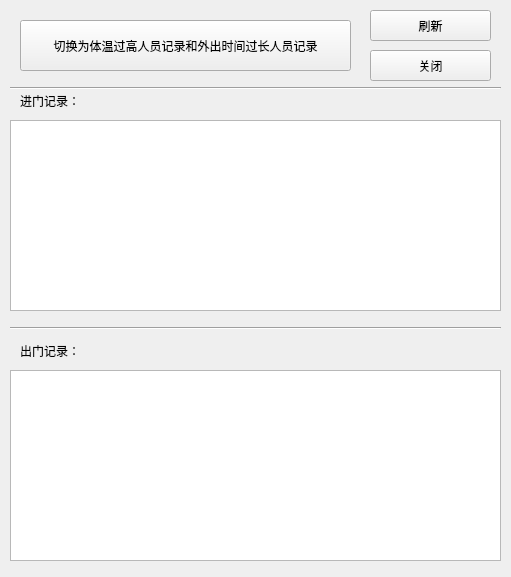
<?xml version="1.0" encoding="UTF-8"?>
<ui version="4.0">
 <class>DatabaseWidget</class>
 <widget class="QWidget" name="DatabaseWidget">
  <property name="geometry">
   <rect>
    <x>0</x>
    <y>0</y>
    <width>511</width>
    <height>577</height>
   </rect>
  </property>
  <property name="windowTitle">
   <string>Form</string>
  </property>
  <widget class="QTableView" name="tableView1">
   <property name="geometry">
    <rect>
     <x>10</x>
     <y>120</y>
     <width>491</width>
     <height>191</height>
    </rect>
   </property>
  </widget>
  <widget class="QTableView" name="tableView2">
   <property name="geometry">
    <rect>
     <x>10</x>
     <y>370</y>
     <width>491</width>
     <height>191</height>
    </rect>
   </property>
  </widget>
  <widget class="Line" name="line">
   <property name="geometry">
    <rect>
     <x>10</x>
     <y>320</y>
     <width>491</width>
     <height>16</height>
    </rect>
   </property>
   <property name="orientation">
    <enum>Qt::Horizontal</enum>
   </property>
  </widget>
  <widget class="QLabel" name="label2">
   <property name="geometry">
    <rect>
     <x>20</x>
     <y>340</y>
     <width>281</width>
     <height>21</height>
    </rect>
   </property>
   <property name="text">
    <string>出门记录：</string>
   </property>
  </widget>
  <widget class="QLabel" name="label1">
   <property name="geometry">
    <rect>
     <x>20</x>
     <y>90</y>
     <width>231</width>
     <height>21</height>
    </rect>
   </property>
   <property name="text">
    <string>进门记录：</string>
   </property>
  </widget>
  <widget class="QPushButton" name="buttonChange">
   <property name="geometry">
    <rect>
     <x>20</x>
     <y>20</y>
     <width>331</width>
     <height>51</height>
    </rect>
   </property>
   <property name="text">
    <string>切换为体温过高人员记录和外出时间过长人员记录</string>
   </property>
  </widget>
  <widget class="QPushButton" name="buttonGetnew">
   <property name="geometry">
    <rect>
     <x>370</x>
     <y>10</y>
     <width>121</width>
     <height>31</height>
    </rect>
   </property>
   <property name="text">
    <string>刷新</string>
   </property>
  </widget>
  <widget class="QPushButton" name="buttonClose">
   <property name="geometry">
    <rect>
     <x>370</x>
     <y>50</y>
     <width>121</width>
     <height>31</height>
    </rect>
   </property>
   <property name="text">
    <string>关闭</string>
   </property>
  </widget>
  <widget class="Line" name="line_2">
   <property name="geometry">
    <rect>
     <x>10</x>
     <y>80</y>
     <width>491</width>
     <height>16</height>
    </rect>
   </property>
   <property name="orientation">
    <enum>Qt::Horizontal</enum>
   </property>
  </widget>
 </widget>
 <resources/>
 <connections/>
</ui>
